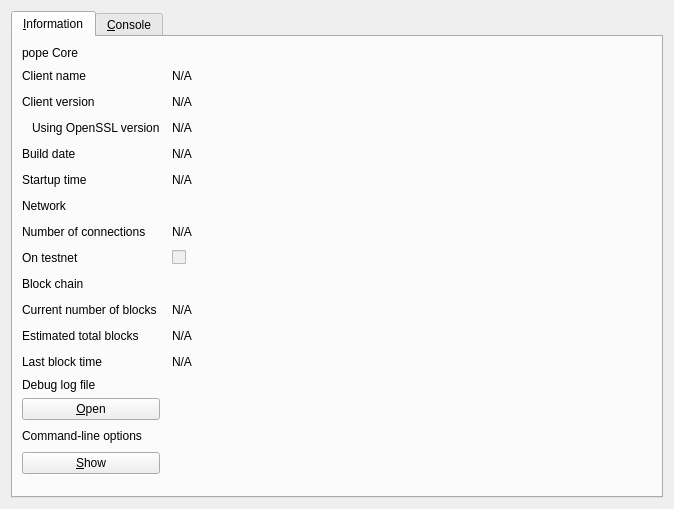
<?xml version="1.0" encoding="UTF-8"?>
<ui version="4.0">
 <class>RPCConsole</class>
 <widget class="QDialog" name="RPCConsole">
  <property name="geometry">
   <rect>
    <x>0</x>
    <y>0</y>
    <width>674</width>
    <height>509</height>
   </rect>
  </property>
  <property name="windowTitle">
   <string>pope - Debug window</string>
  </property>
  <layout class="QVBoxLayout" name="verticalLayout_2">
   <item>
    <widget class="QTabWidget" name="tabWidget">
     <property name="currentIndex">
      <number>0</number>
     </property>
     <widget class="QWidget" name="tab_info">
      <attribute name="title">
       <string>&amp;Information</string>
      </attribute>
      <layout class="QGridLayout" name="gridLayout" columnstretch="0,1,0,0">
       <property name="horizontalSpacing">
        <number>12</number>
       </property>
       <item row="12" column="0">
        <widget class="QLabel" name="label_2">
         <property name="text">
          <string>Last block time</string>
         </property>
        </widget>
       </item>
       <item row="9" column="0">
        <widget class="QLabel" name="label_10">
         <property name="font">
          <font>
           <weight>50</weight>
           <bold>false</bold>
          </font>
         </property>
         <property name="text">
          <string>Block chain</string>
         </property>
        </widget>
       </item>
       <item row="8" column="1">
        <widget class="QCheckBox" name="isTestNet">
         <property name="enabled">
          <bool>false</bool>
         </property>
         <property name="text">
          <string/>
         </property>
        </widget>
       </item>
       <item row="11" column="1">
        <widget class="QLabel" name="totalBlocks">
         <property name="cursor">
          <cursorShape>IBeamCursor</cursorShape>
         </property>
         <property name="text">
          <string>N/A</string>
         </property>
         <property name="textFormat">
          <enum>Qt::PlainText</enum>
         </property>
         <property name="textInteractionFlags">
          <set>Qt::LinksAccessibleByMouse|Qt::TextSelectableByKeyboard|Qt::TextSelectableByMouse</set>
         </property>
        </widget>
       </item>
       <item row="10" column="0">
        <widget class="QLabel" name="label_3">
         <property name="text">
          <string>Current number of blocks</string>
         </property>
        </widget>
       </item>
       <item row="7" column="1">
        <widget class="QLabel" name="numberOfConnections">
         <property name="cursor">
          <cursorShape>IBeamCursor</cursorShape>
         </property>
         <property name="text">
          <string>N/A</string>
         </property>
         <property name="textFormat">
          <enum>Qt::PlainText</enum>
         </property>
         <property name="textInteractionFlags">
          <set>Qt::LinksAccessibleByMouse|Qt::TextSelectableByKeyboard|Qt::TextSelectableByMouse</set>
         </property>
        </widget>
       </item>
       <item row="7" column="0">
        <widget class="QLabel" name="label_7">
         <property name="text">
          <string>Number of connections</string>
         </property>
        </widget>
       </item>
       <item row="10" column="1">
        <widget class="QLabel" name="numberOfBlocks">
         <property name="cursor">
          <cursorShape>IBeamCursor</cursorShape>
         </property>
         <property name="text">
          <string>N/A</string>
         </property>
         <property name="textFormat">
          <enum>Qt::PlainText</enum>
         </property>
         <property name="textInteractionFlags">
          <set>Qt::LinksAccessibleByMouse|Qt::TextSelectableByKeyboard|Qt::TextSelectableByMouse</set>
         </property>
        </widget>
       </item>
       <item row="8" column="0">
        <widget class="QLabel" name="label_8">
         <property name="text">
          <string>On testnet</string>
         </property>
        </widget>
       </item>
       <item row="11" column="0">
        <widget class="QLabel" name="label_4">
         <property name="text">
          <string>Estimated total blocks</string>
         </property>
        </widget>
       </item>
       <item row="4" column="2">
        <spacer name="horizontalSpacer">
         <property name="orientation">
          <enum>Qt::Horizontal</enum>
         </property>
         <property name="sizeHint" stdset="0">
          <size>
           <width>40</width>
           <height>20</height>
          </size>
         </property>
        </spacer>
       </item>
       <item row="1" column="2">
        <spacer name="horizontalSpacer_2">
         <property name="orientation">
          <enum>Qt::Horizontal</enum>
         </property>
         <property name="sizeHint" stdset="0">
          <size>
           <width>40</width>
           <height>20</height>
          </size>
         </property>
        </spacer>
       </item>
       <item row="2" column="2">
        <spacer name="horizontalSpacer_3">
         <property name="orientation">
          <enum>Qt::Horizontal</enum>
         </property>
         <property name="sizeHint" stdset="0">
          <size>
           <width>40</width>
           <height>20</height>
          </size>
         </property>
        </spacer>
       </item>
       <item row="3" column="2">
        <spacer name="horizontalSpacer_4">
         <property name="orientation">
          <enum>Qt::Horizontal</enum>
         </property>
         <property name="sizeHint" stdset="0">
          <size>
           <width>40</width>
           <height>20</height>
          </size>
         </property>
        </spacer>
       </item>
       <item row="4" column="0">
        <widget class="QLabel" name="label_12">
         <property name="text">
          <string>Build date</string>
         </property>
        </widget>
       </item>
       <item row="3" column="1">
        <widget class="QLabel" name="openSSLVersion">
         <property name="cursor">
          <cursorShape>IBeamCursor</cursorShape>
         </property>
         <property name="text">
          <string>N/A</string>
         </property>
         <property name="textFormat">
          <enum>Qt::PlainText</enum>
         </property>
         <property name="textInteractionFlags">
          <set>Qt::LinksAccessibleByMouse|Qt::TextSelectableByKeyboard|Qt::TextSelectableByMouse</set>
         </property>
        </widget>
       </item>
       <item row="0" column="0">
        <widget class="QLabel" name="label_9">
         <property name="font">
          <font>
           <weight>50</weight>
           <bold>false</bold>
          </font>
         </property>
         <property name="text">
          <string>pope Core</string>
         </property>
        </widget>
       </item>
       <item row="2" column="0">
        <widget class="QLabel" name="label_6">
         <property name="text">
          <string>Client version</string>
         </property>
        </widget>
       </item>
       <item row="1" column="0">
        <widget class="QLabel" name="label_5">
         <property name="text">
          <string>Client name</string>
         </property>
        </widget>
       </item>
       <item row="3" column="0">
        <widget class="QLabel" name="label_14">
         <property name="text">
          <string>Using OpenSSL version</string>
         </property>
         <property name="indent">
          <number>10</number>
         </property>
        </widget>
       </item>
       <item row="2" column="1">
        <widget class="QLabel" name="clientVersion">
         <property name="cursor">
          <cursorShape>IBeamCursor</cursorShape>
         </property>
         <property name="text">
          <string>N/A</string>
         </property>
         <property name="textFormat">
          <enum>Qt::PlainText</enum>
         </property>
         <property name="textInteractionFlags">
          <set>Qt::LinksAccessibleByMouse|Qt::TextSelectableByKeyboard|Qt::TextSelectableByMouse</set>
         </property>
        </widget>
       </item>
       <item row="1" column="1">
        <widget class="QLabel" name="clientName">
         <property name="cursor">
          <cursorShape>IBeamCursor</cursorShape>
         </property>
         <property name="text">
          <string>N/A</string>
         </property>
         <property name="textFormat">
          <enum>Qt::PlainText</enum>
         </property>
         <property name="textInteractionFlags">
          <set>Qt::LinksAccessibleByMouse|Qt::TextSelectableByKeyboard|Qt::TextSelectableByMouse</set>
         </property>
        </widget>
       </item>
       <item row="4" column="1">
        <widget class="QLabel" name="buildDate">
         <property name="cursor">
          <cursorShape>IBeamCursor</cursorShape>
         </property>
         <property name="text">
          <string>N/A</string>
         </property>
         <property name="textFormat">
          <enum>Qt::PlainText</enum>
         </property>
         <property name="textInteractionFlags">
          <set>Qt::LinksAccessibleByMouse|Qt::TextSelectableByKeyboard|Qt::TextSelectableByMouse</set>
         </property>
        </widget>
       </item>
       <item row="5" column="0">
        <widget class="QLabel" name="label_13">
         <property name="text">
          <string>Startup time</string>
         </property>
        </widget>
       </item>
       <item row="5" column="1">
        <widget class="QLabel" name="startupTime">
         <property name="cursor">
          <cursorShape>IBeamCursor</cursorShape>
         </property>
         <property name="text">
          <string>N/A</string>
         </property>
         <property name="textFormat">
          <enum>Qt::PlainText</enum>
         </property>
         <property name="textInteractionFlags">
          <set>Qt::LinksAccessibleByMouse|Qt::TextSelectableByKeyboard|Qt::TextSelectableByMouse</set>
         </property>
        </widget>
       </item>
       <item row="6" column="0">
        <widget class="QLabel" name="label_11">
         <property name="font">
          <font>
           <weight>50</weight>
           <bold>false</bold>
          </font>
         </property>
         <property name="text">
          <string>Network</string>
         </property>
        </widget>
       </item>
       <item row="6" column="2">
        <spacer name="horizontalSpacer_6">
         <property name="orientation">
          <enum>Qt::Horizontal</enum>
         </property>
         <property name="sizeHint" stdset="0">
          <size>
           <width>40</width>
           <height>20</height>
          </size>
         </property>
        </spacer>
       </item>
       <item row="5" column="2">
        <spacer name="horizontalSpacer_5">
         <property name="orientation">
          <enum>Qt::Horizontal</enum>
         </property>
         <property name="sizeHint" stdset="0">
          <size>
           <width>40</width>
           <height>20</height>
          </size>
         </property>
        </spacer>
       </item>
       <item row="12" column="1">
        <widget class="QLabel" name="lastBlockTime">
         <property name="cursor">
          <cursorShape>IBeamCursor</cursorShape>
         </property>
         <property name="text">
          <string>N/A</string>
         </property>
         <property name="textFormat">
          <enum>Qt::PlainText</enum>
         </property>
         <property name="textInteractionFlags">
          <set>Qt::LinksAccessibleByMouse|Qt::TextSelectableByKeyboard|Qt::TextSelectableByMouse</set>
         </property>
        </widget>
       </item>
       <item row="13" column="0">
        <spacer name="verticalSpacer_2">
         <property name="orientation">
          <enum>Qt::Vertical</enum>
         </property>
         <property name="sizeHint" stdset="0">
          <size>
           <width>20</width>
           <height>20</height>
          </size>
         </property>
        </spacer>
       </item>
       <item row="14" column="0">
        <widget class="QLabel" name="labelDebugLogfile">
         <property name="font">
          <font>
           <weight>50</weight>
           <bold>false</bold>
          </font>
         </property>
         <property name="text">
          <string>Debug log file</string>
         </property>
        </widget>
       </item>
       <item row="15" column="0">
        <widget class="QPushButton" name="openDebugLogfileButton">
         <property name="toolTip">
          <string>Open the pope debug log file from the current data directory. This can take a few seconds for large log files.</string>
         </property>
         <property name="text">
          <string>&amp;Open</string>
         </property>
         <property name="autoDefault">
          <bool>false</bool>
         </property>
        </widget>
       </item>
       <item row="16" column="0">
        <widget class="QLabel" name="labelCLOptions">
         <property name="font">
          <font>
           <weight>50</weight>
           <bold>false</bold>
          </font>
         </property>
         <property name="text">
          <string>Command-line options</string>
         </property>
        </widget>
       </item>
       <item row="17" column="0">
        <widget class="QPushButton" name="showCLOptionsButton">
         <property name="toolTip">
          <string>Show the pope-Qt help message to get a list with possible pope command-line options.</string>
         </property>
         <property name="text">
          <string>&amp;Show</string>
         </property>
         <property name="autoDefault">
          <bool>false</bool>
         </property>
        </widget>
       </item>
       <item row="18" column="0">
        <spacer name="verticalSpacer">
         <property name="orientation">
          <enum>Qt::Vertical</enum>
         </property>
         <property name="sizeHint" stdset="0">
          <size>
           <width>20</width>
           <height>40</height>
          </size>
         </property>
        </spacer>
       </item>
       <item row="8" column="2">
        <spacer name="horizontalSpacer_8">
         <property name="orientation">
          <enum>Qt::Horizontal</enum>
         </property>
         <property name="sizeHint" stdset="0">
          <size>
           <width>40</width>
           <height>20</height>
          </size>
         </property>
        </spacer>
       </item>
       <item row="7" column="2">
        <spacer name="horizontalSpacer_7">
         <property name="orientation">
          <enum>Qt::Horizontal</enum>
         </property>
         <property name="sizeHint" stdset="0">
          <size>
           <width>40</width>
           <height>20</height>
          </size>
         </property>
        </spacer>
       </item>
       <item row="9" column="2">
        <spacer name="horizontalSpacer_9">
         <property name="orientation">
          <enum>Qt::Horizontal</enum>
         </property>
         <property name="sizeHint" stdset="0">
          <size>
           <width>40</width>
           <height>20</height>
          </size>
         </property>
        </spacer>
       </item>
       <item row="10" column="2">
        <spacer name="horizontalSpacer_10">
         <property name="orientation">
          <enum>Qt::Horizontal</enum>
         </property>
         <property name="sizeHint" stdset="0">
          <size>
           <width>40</width>
           <height>20</height>
          </size>
         </property>
        </spacer>
       </item>
       <item row="11" column="2">
        <spacer name="horizontalSpacer_11">
         <property name="orientation">
          <enum>Qt::Horizontal</enum>
         </property>
         <property name="sizeHint" stdset="0">
          <size>
           <width>40</width>
           <height>20</height>
          </size>
         </property>
        </spacer>
       </item>
       <item row="12" column="2">
        <spacer name="horizontalSpacer_12">
         <property name="orientation">
          <enum>Qt::Horizontal</enum>
         </property>
         <property name="sizeHint" stdset="0">
          <size>
           <width>40</width>
           <height>20</height>
          </size>
         </property>
        </spacer>
       </item>
       <item row="15" column="2">
        <spacer name="horizontalSpacer_13">
         <property name="orientation">
          <enum>Qt::Horizontal</enum>
         </property>
         <property name="sizeHint" stdset="0">
          <size>
           <width>40</width>
           <height>20</height>
          </size>
         </property>
        </spacer>
       </item>
       <item row="16" column="2">
        <spacer name="horizontalSpacer_14">
         <property name="orientation">
          <enum>Qt::Horizontal</enum>
         </property>
         <property name="sizeHint" stdset="0">
          <size>
           <width>40</width>
           <height>20</height>
          </size>
         </property>
        </spacer>
       </item>
       <item row="17" column="2">
        <spacer name="horizontalSpacer_15">
         <property name="orientation">
          <enum>Qt::Horizontal</enum>
         </property>
         <property name="sizeHint" stdset="0">
          <size>
           <width>40</width>
           <height>20</height>
          </size>
         </property>
        </spacer>
       </item>
       <item row="15" column="3" rowspan="3">
        <widget class="QLabel" name="label_15">
         <property name="text">
          <string/>
         </property>
         <property name="pixmap">
          <pixmap resource="../bitcoin.qrc">:/images/small_logo</pixmap>
         </property>
         <property name="scaledContents">
          <bool>false</bool>
         </property>
        </widget>
       </item>
      </layout>
     </widget>
     <widget class="QWidget" name="tab_console">
      <attribute name="title">
       <string>&amp;Console</string>
      </attribute>
      <layout class="QVBoxLayout" name="verticalLayout_3">
       <property name="spacing">
        <number>3</number>
       </property>
       <item>
        <widget class="QTextEdit" name="messagesWidget">
         <property name="minimumSize">
          <size>
           <width>0</width>
           <height>100</height>
          </size>
         </property>
         <property name="readOnly">
          <bool>true</bool>
         </property>
         <property name="tabKeyNavigation" stdset="0">
          <bool>false</bool>
         </property>
         <property name="columnCount" stdset="0">
          <number>2</number>
         </property>
        </widget>
       </item>
       <item>
        <layout class="QHBoxLayout" name="horizontalLayout">
         <property name="spacing">
          <number>3</number>
         </property>
         <item>
          <widget class="QLabel" name="label">
           <property name="text">
            <string notr="true">&gt;</string>
           </property>
          </widget>
         </item>
         <item>
          <widget class="QLineEdit" name="lineEdit"/>
         </item>
         <item>
          <widget class="QPushButton" name="clearButton">
           <property name="maximumSize">
            <size>
             <width>24</width>
             <height>24</height>
            </size>
           </property>
           <property name="toolTip">
            <string>Clear console</string>
           </property>
           <property name="text">
            <string/>
           </property>
           <property name="icon">
            <iconset resource="../bitcoin.qrc">
             <normaloff>:/icons/remove</normaloff>:/icons/remove</iconset>
           </property>
           <property name="shortcut">
            <string notr="true">Ctrl+L</string>
           </property>
           <property name="autoDefault">
            <bool>false</bool>
           </property>
          </widget>
         </item>
        </layout>
       </item>
      </layout>
     </widget>
    </widget>
   </item>
  </layout>
 </widget>
 <resources>
  <include location="../bitcoin.qrc"/>
 </resources>
 <connections/>
</ui>
